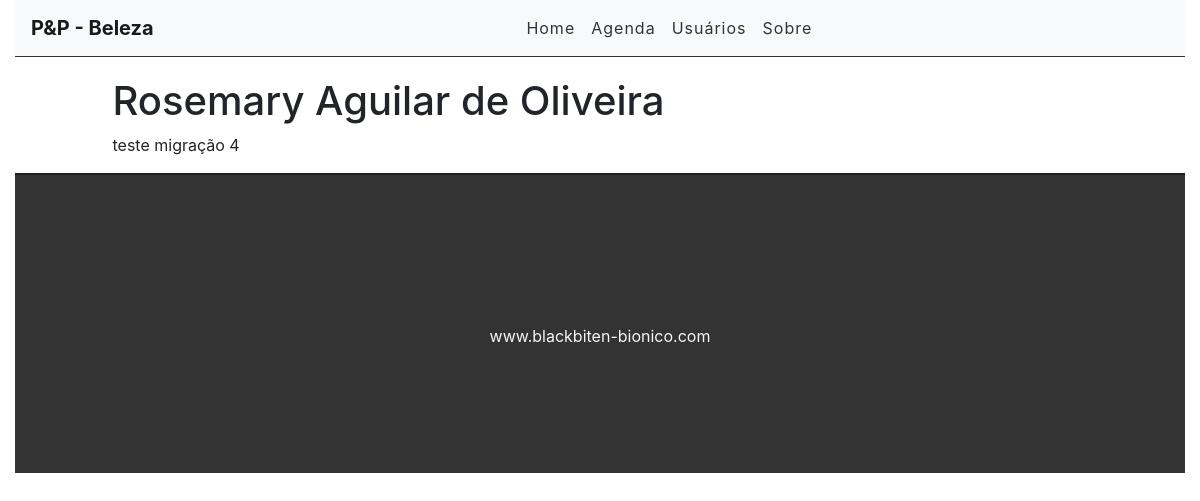
Screenshot of /busca/9 with the database file from the repository.
### busca/models.py (models this page shows)
class Contato(models.Model):
    SEXO_CHOICES = (
        (u'masculino', u'Masculino'),
        (u'feminino', u'Feminino'),
    )
    STATUS_CHOICES = (
        (u'em atendimento', 'Em Atendimento'),
        (u'atendimento encerrado', 'Atendimento encerrado'),
        (u'encerrado', 'Encerrado'),
    )
    contato_id = models.AutoField(primary_key=True)
    contato_nome = models.CharField(max_length=45)
    contato_nascimento = models.DateField()
    contato_sexo = models.CharField(max_length=50, choices=SEXO_CHOICES)
    contato_email = models.CharField(max_length=50)
    contato_fone = models.CharField(max_length=11)
    description = models.TextField()
    status = models.CharField(max_length=50, choices=STATUS_CHOICES,)
    created_at = models.DateTimeField(auto_now_add=True)
    update_at = models.DateTimeField(auto_now=True)

### busca/views.py (the view)
# urls.py: path('busca/<int:contato_id>', views.contatoView, name='busca'),
def contatoView(request, contato_id):
    contato = get_object_or_404(Contato, pk=contato_id)
    return render(request, 'busca/contato.html', {'contato': contato})

### busca/templates/busca/contato.html (shortened to what this page needs)
{% extends 'base.html' %}
{% block content %}
<div class="offset-1 col-10 list-div">
    <h1>{{ contato.contato_nome}}</h1>
    <p>{{ contato.description }}</p>
</div>
{% endblock %}

### busca/static/css/styles.css (style rules this page uses)
.list-div { padding: 0; }

### rows the page displays
Contato: contato_nome "Rosemary Aguilar de Oliveira", description "teste migração 4"
